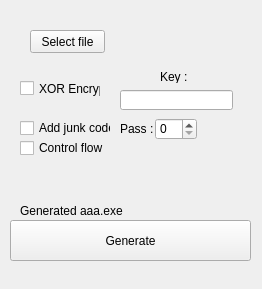
<?xml version="1.0" encoding="UTF-8"?>
<ui version="4.0">
 <class>mainWindow</class>
 <widget class="QMainWindow" name="mainWindow">
  <property name="enabled">
   <bool>true</bool>
  </property>
  <property name="geometry">
   <rect>
    <x>0</x>
    <y>0</y>
    <width>262</width>
    <height>289</height>
   </rect>
  </property>
  <property name="sizePolicy">
   <sizepolicy hsizetype="Fixed" vsizetype="Fixed">
    <horstretch>0</horstretch>
    <verstretch>0</verstretch>
   </sizepolicy>
  </property>
  <property name="minimumSize">
   <size>
    <width>262</width>
    <height>289</height>
   </size>
  </property>
  <property name="maximumSize">
   <size>
    <width>262</width>
    <height>289</height>
   </size>
  </property>
  <property name="windowTitle">
   <string>patate's crypter</string>
  </property>
  <widget class="QWidget" name="centralwidget">
   <widget class="QPushButton" name="pushButton">
    <property name="geometry">
     <rect>
      <x>30</x>
      <y>30</y>
      <width>75</width>
      <height>23</height>
     </rect>
    </property>
    <property name="text">
     <string>Select file</string>
    </property>
   </widget>
   <widget class="QCheckBox" name="checkBox">
    <property name="enabled">
     <bool>true</bool>
    </property>
    <property name="geometry">
     <rect>
      <x>20</x>
      <y>80</y>
      <width>81</width>
      <height>17</height>
     </rect>
    </property>
    <property name="text">
     <string>XOR Encrypt</string>
    </property>
   </widget>
   <widget class="QLineEdit" name="lineEdit">
    <property name="geometry">
     <rect>
      <x>120</x>
      <y>90</y>
      <width>113</width>
      <height>20</height>
     </rect>
    </property>
   </widget>
   <widget class="QLabel" name="label">
    <property name="enabled">
     <bool>true</bool>
    </property>
    <property name="geometry">
     <rect>
      <x>160</x>
      <y>70</y>
      <width>47</width>
      <height>13</height>
     </rect>
    </property>
    <property name="text">
     <string>Key :</string>
    </property>
   </widget>
   <widget class="QPushButton" name="pushButton_2">
    <property name="geometry">
     <rect>
      <x>10</x>
      <y>220</y>
      <width>241</width>
      <height>41</height>
     </rect>
    </property>
    <property name="text">
     <string>Generate</string>
    </property>
   </widget>
   <widget class="QLabel" name="label_2">
    <property name="geometry">
     <rect>
      <x>20</x>
      <y>200</y>
      <width>201</width>
      <height>21</height>
     </rect>
    </property>
    <property name="text">
     <string>Generated aaa.exe</string>
    </property>
   </widget>
   <widget class="QCheckBox" name="checkBox_2">
    <property name="geometry">
     <rect>
      <x>20</x>
      <y>120</y>
      <width>91</width>
      <height>16</height>
     </rect>
    </property>
    <property name="text">
     <string>Add junk code</string>
    </property>
   </widget>
   <widget class="QCheckBox" name="checkBox_3">
    <property name="geometry">
     <rect>
      <x>20</x>
      <y>140</y>
      <width>91</width>
      <height>16</height>
     </rect>
    </property>
    <property name="text">
     <string>Control flow</string>
    </property>
   </widget>
   <widget class="QSpinBox" name="spinBox">
    <property name="geometry">
     <rect>
      <x>155</x>
      <y>118</y>
      <width>42</width>
      <height>22</height>
     </rect>
    </property>
   </widget>
   <widget class="QLabel" name="label_3">
    <property name="geometry">
     <rect>
      <x>120</x>
      <y>122</y>
      <width>47</width>
      <height>13</height>
     </rect>
    </property>
    <property name="text">
     <string>Pass :</string>
    </property>
   </widget>
  </widget>
  <widget class="QStatusBar" name="statusbar">
   <property name="enabled">
    <bool>true</bool>
   </property>
   <property name="sizeGripEnabled">
    <bool>false</bool>
   </property>
  </widget>
 </widget>
 <resources/>
 <connections/>
</ui>
